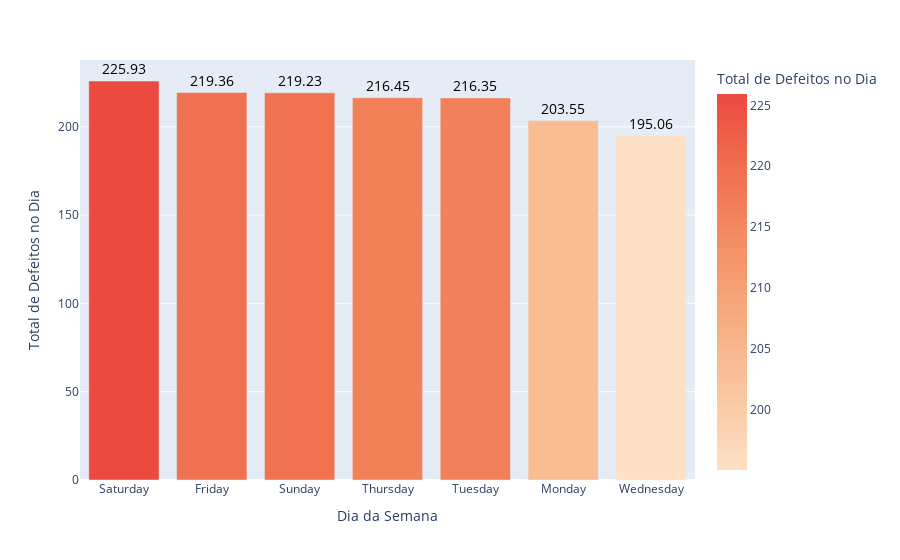

Source (notebook cell):
### Code cell
fig = px.bar(df_medias_dia_semana.reset_index(), 
             x='Dia da Semana', y='Total de Defeitos no Dia',
             text='Total de Defeitos no Dia',
             color='Total de Defeitos no Dia',
             color_continuous_scale='peach')

fig.update_traces(textposition='outside', texttemplate='%{text}', 
                  textfont_size=14, textfont_color='black')

fig.show()

### Figure 1 — Plotly figure (JSON) as saved in the notebook; plotly's stock layout.template omitted (floating-point values rounded to 4 significant figures)
{"data": [{"alignmentgroup": "True", "hovertemplate": "Dia da Semana=%{x}<br>Total de Defeitos no Dia=%{marker.color}<extra></extra>", "legendgroup": "", "marker": {"color": [225.9, 219.4, 219.2, 216.4, 216.3, 203.6, 195.1], "coloraxis": "coloraxis", "pattern": {"shape": ""}}, "name": "", "offsetgroup": "", "orientation": "v", "showlegend": false, "text": [225.9, 219.4, 219.2, 216.4, 216.3, 203.6, 195.1], "textfont": {"color": "black", "size": 14}, "textposition": "outside", "texttemplate": "%{text}", "type": "bar", "x": ["Saturday", "Friday", "Sunday", "Thursday", "Tuesday", "Monday", "Wednesday"], "xaxis": "x", "y": [225.9, 219.4, 219.2, 216.4, 216.3, 203.6, 195.1], "yaxis": "y"}], "layout": {"barmode": "relative", "coloraxis": {"colorbar": {"title": {"text": "Total de Defeitos no Dia"}}, "colorscale": [[0, "rgb(253, 224, 197)"], [0.1667, "rgb(250, 203, 166)"], [0.3333, "rgb(248, 181, 139)"], [0.5, "rgb(245, 158, 114)"], [0.6667, "rgb(242, 133, 93)"], [0.8333, "rgb(239, 106, 76)"], [1, "rgb(235, 74, 64)"]]}, "legend": {"tracegroupgap": 0}, "margin": {"t": 60}, "xaxis": {"anchor": "y", "domain": [0, 1], "title": {"text": "Dia da Semana"}}, "yaxis": {"anchor": "x", "domain": [0, 1], "title": {"text": "Total de Defeitos no Dia"}}}}
